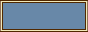

This game map was drawn from its Tiled (.tmx) file and the tilesets committed beside it. A one-line description and the full map source follow:
An orthogonal 11x4 tile map with 8x8 px tiles, 1 tile layer (Tile Layer 1).

<map version="1.5" tiledversion="1.7.2" orientation="orthogonal" renderorder="right-down" width="11" height="4" tilewidth="8" tileheight="8" infinite="0" nextlayerid="2" nextobjectid="1">
 <tileset firstgid="1" name="MenuTiles" tilewidth="8" tileheight="8" tilecount="128" columns="32">
  <image source="MenuTiles.png" width="256" height="32" />
 </tileset>
 <layer id="1" name="Tile Layer 1" width="11" height="4">
  <data encoding="csv">
2147483739,90,90,90,90,90,90,90,90,90,91,
2147483742,10,10,10,10,10,10,10,10,10,94,
2147483742,10,10,10,10,10,10,10,10,10,94,
3221225563,3221225562,3221225562,3221225562,3221225562,3221225562,3221225562,3221225562,3221225562,3221225562,1073741915
</data>
 </layer>
</map>
